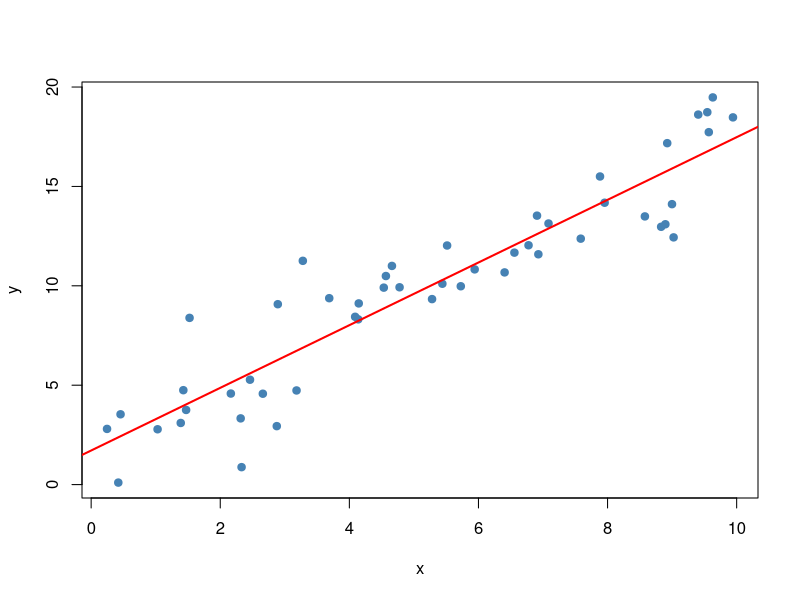
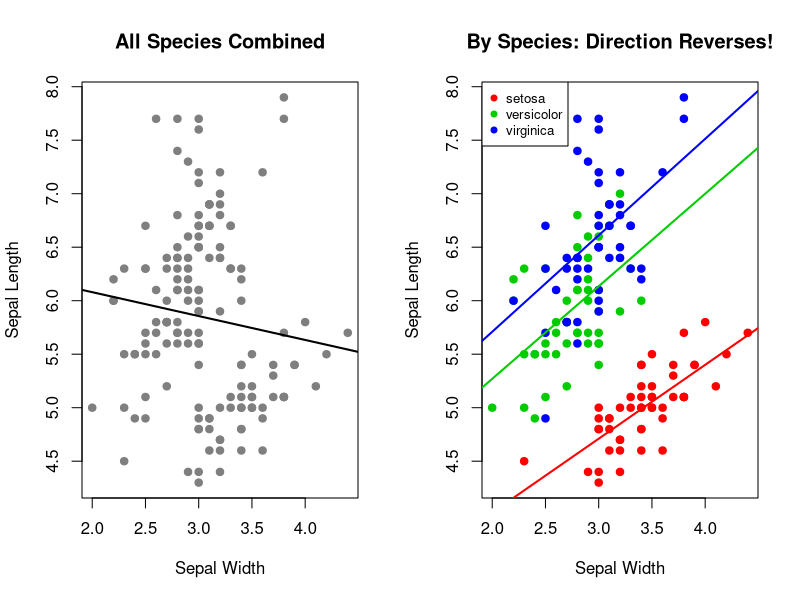
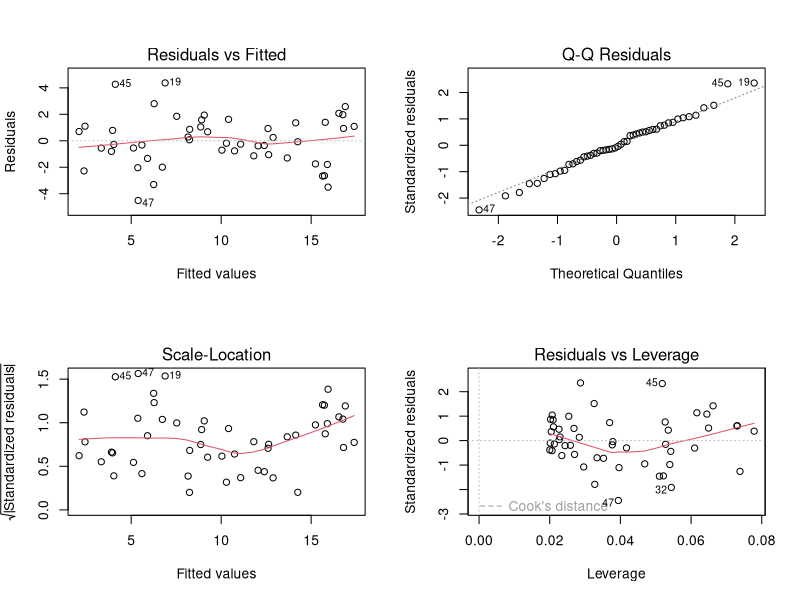
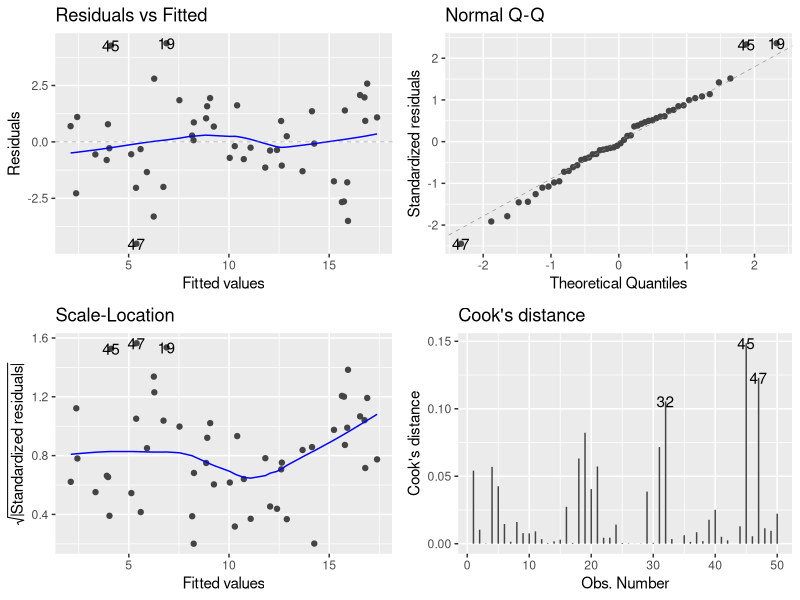

R code for these plots, in order: (Note: this script raises an error after producing the figures.)
## ---- chunk 1
#| label: lm-example-output
#| echo: false
#| eval: true
#| fig-width: 8
#| fig-height: 4

# This part of the code creates two variables, one with random error that is normally distributed
set.seed(123)
x <- runif(50, 0, 10)
y <- 2 + 1.5*x + rnorm(50, 0, 2)

# This part of the code is fitting the model, plotting the points and the best fit line
my_lm <- lm(y ~ x)
plot(x, y, pch = 19, col = "steelblue")
abline(my_lm, col = "red", lwd = 2)
## ---- chunk 2
#| label: lm-example-table-output-tests
#| echo: false
#| eval: true

library(broom)
library(knitr)


# Tidy table of coefficients
tidy(my_lm) |> kable(digits = 4)

## ---- chunk 3
#| label: lm-example-table-output-estimates
#| echo: false
#| eval: true

library(broom)
library(knitr)


# Model-level statistics
glance(my_lm) |> kable(digits = 4)

## ---- chunk 4
#| label: lm-extract-1
#| echo: true

# View all components
names(my_lm)

# Access individual components
my_lm$coefficients
my_lm$residuals
## ---- chunk 5
#| label: lm-extract-3
#| echo: true

# Confidence intervals
confint(my_lm)
## ---- chunk 6
#| label: lm-extract-4
#| echo: true

# Make predictions
predict(my_lm, data.frame(x = c(2, 5, 8)), interval = "confidence")
## ---- chunk 7
#| label: simpsons-paradox-output
#| echo: false
#| eval: true
#| fig-width: 10
#| fig-height: 4

par(mfrow = c(1, 2))

# Overall: negative correlation
plot(iris$Sepal.Width, iris$Sepal.Length, pch = 19, col = "gray50",
     xlab = "Sepal Width", ylab = "Sepal Length",
     main = "All Species Combined")
abline(lm(Sepal.Length ~ Sepal.Width, iris), col = "black", lwd = 2)

# By species: positive correlation within each!
colors <- c("red", "green3", "blue")
plot(iris$Sepal.Width, iris$Sepal.Length, pch = 19,
     col = colors[as.numeric(iris$Species)],
     xlab = "Sepal Width", ylab = "Sepal Length",
     main = "By Species: Direction Reverses!")
for(i in 1:3) {
  sp_data <- iris[iris$Species == levels(iris$Species)[i], ]
  abline(lm(Sepal.Length ~ Sepal.Width, sp_data), col = colors[i], lwd = 2)
}
legend("topleft", levels(iris$Species), col = colors, pch = 19, cex = 0.8)
## ---- chunk 8
#| label: resid-plots-output
#| echo: false
#| eval: true
#| fig-width: 10
#| fig-height: 8

par(mfrow = c(2, 2))
plot(my_lm)
## ---- chunk 9
#| label: ggfortify-diag-output
#| echo: false
#| eval: true
#| fig-width: 10
#| fig-height: 6

library(ggfortify)
autoplot(my_lm, which = 1:4, ncol = 2)
## ---- chunk 10
knitr::include_graphics("images/IMAGES2.013.jpeg")
## ---- chunk 11
knitr::include_graphics("images/IMAGES2.014.jpeg")
## ---- chunk 12
knitr::include_graphics("images/IMAGES2.015.jpeg")
## ---- chunk 13
knitr::include_graphics("images/week6_fisher.jpeg")
## ---- chunk 14
knitr::include_graphics("images/IMAGES2.016.jpeg")
## ---- chunk 15
knitr::include_graphics("images/IMAGES2.017.jpeg")
